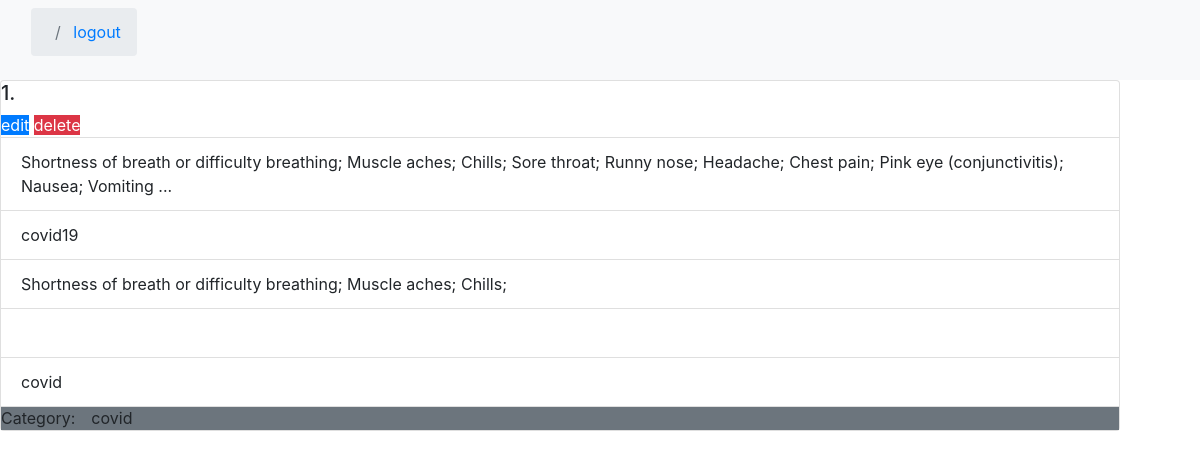
The page /OTS/view-blog/ (signed in) on the database its author committed.
### OTS/models.py (models this page shows)
class Question(models.Model):
     qno=models.IntegerField(primary_key=True,auto_created=True)
     que=models.CharField(max_length=200)
     optiona=models.CharField(max_length=100)
     optionb=models.CharField(max_length=100)
     optionc=models.FileField(upload_to="blog_image/",max_length=250,null=True,default=None)
     optiond=models.CharField(max_length=100)
     answer=models.CharField(max_length=1)

### OTS/views.py (the view)
# urls.py: path('view-blog/',viewblog),
def viewblog(request):
  try:
    realname=request.session['realname']
    questions=Question.objects.all()
    res=render(request,'OTS/view_blog.html',{'questions':questions})
    return res
  except KeyError:
      return HttpResponseRedirect("http://localhost:8000/OTS/login/")

### templates/OTS/view_blog.html (shortened to what this page needs)
<!doctype html>
{%load static%}
<html lang="en">
  <head>
    <link rel="stylesheet" href="https://cdn.jsdelivr.net/npm/bootstrap@4.3.1/dist/css/bootstrap.min.css">
  </head>
  <body >
<nav class="navbar navbar-expand-lg navbar-light bg-light">
  <div class="container-fluid">
    <nav aria-label="breadcrumb">
      <ol class="breadcrumb">
        <li class="breadcrumb-item">
        <li class="breadcrumb-item active" aria-current="page">
          <a href="http://localhost:8000/OTS/logout/">logout</a>
        </li>
		 </ol>
    </nav>
  </div>
</nav>
		<div class="card" style="width: 70rem;">
		{% for question in questions %}
  <ul class="list-group list-group-flush">
     <li > <h5>{{question.qno}}. </h5>
        <a href="http://localhost:8000/OTS/edit-blog?qno={{question.qno}}" class=" btn-primary " >edit</a>
        <a href="http://localhost:8000/OTS/delete-blog?qno={{question.qno}}"  class=" btn-danger ">delete</a>
    </li>
    <li class="list-group-item">  {{question.que}}</li>
    <li class="list-group-item">{{question.optiona}}</li>
	<li class="list-group-item">{{question.optionb}}</li>
	<li class="list-group-item" ><img src="{{question.optionc}}" /></li>
	<li class="list-group-item">{{question.optiond}}</li>
	<a class=" btn-secondary " >Category:<h7 class="  ml-3">{{question.answer}}</h7></a>
  </ul>{%endfor%}
  </div>
  </body>
</html>

### rows shown on the page
Question: qno "1", que "Shortness of breath or difficulty breathing; Muscle aches; Chills; Sore throat; Runny nose; Headache; Chest pain; Pink eye (conjunctivitis); Nausea; Vomiting ...", optiona "covid19", optionb "Shortness of breath or difficulty breathing; Muscle aches; Chills;", optiond "covid", answer "covid"
